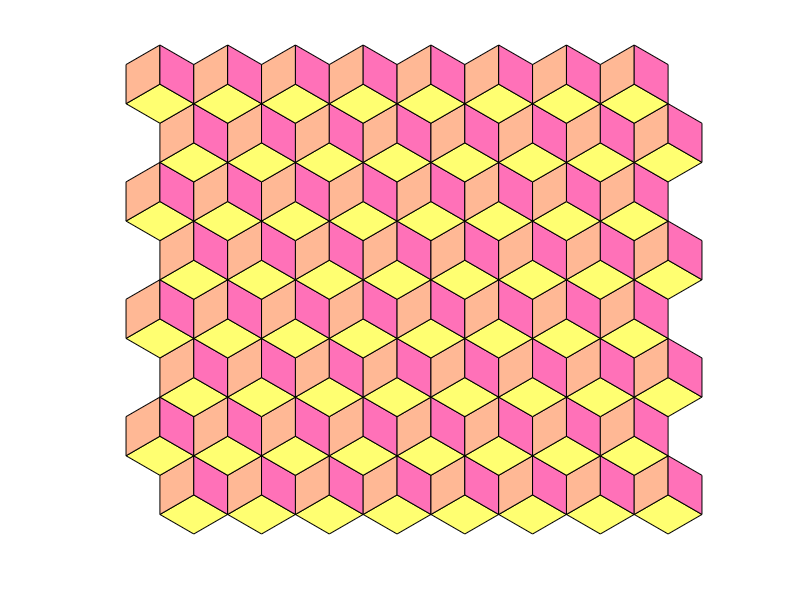

MATLAB code to generate this figure:
function Polytiling2
% rhombus tiling
x=[0 1 0 -1;0 -1 -1 0;0 0 1 1];
y=[0 -1/sqrt(3) -2/sqrt(3) -1/sqrt(3);...
    0 -1/sqrt(3)  1/sqrt(3)  1/cos(pi/6);...
    0  1/cos(pi/6)  1/sqrt(3) -1/sqrt(3)];
colmap2=1-winter(3)/1.8;
total=8;
gap=1/cos(pi/6)+1/sqrt(3);
rough=-1;
for ky=1:total
    rough=-rough;
    for kx=1:total
        patch(x(1,:)'+kx*2+rough/2,y(1,:)'+ky*gap,'r'...
            ,'facecolor',colmap2(1,:));
        patch(x(2,:)'+kx*2+rough/2,y(2,:)'+ky*gap,'r'...
            ,'facecolor',colmap2(2,:));
        patch(x(3,:)'+kx*2+rough/2,y(3,:)'+ky*gap,'r'...
            ,'facecolor',colmap2(3,:));
    end
end
axis off equal
end
